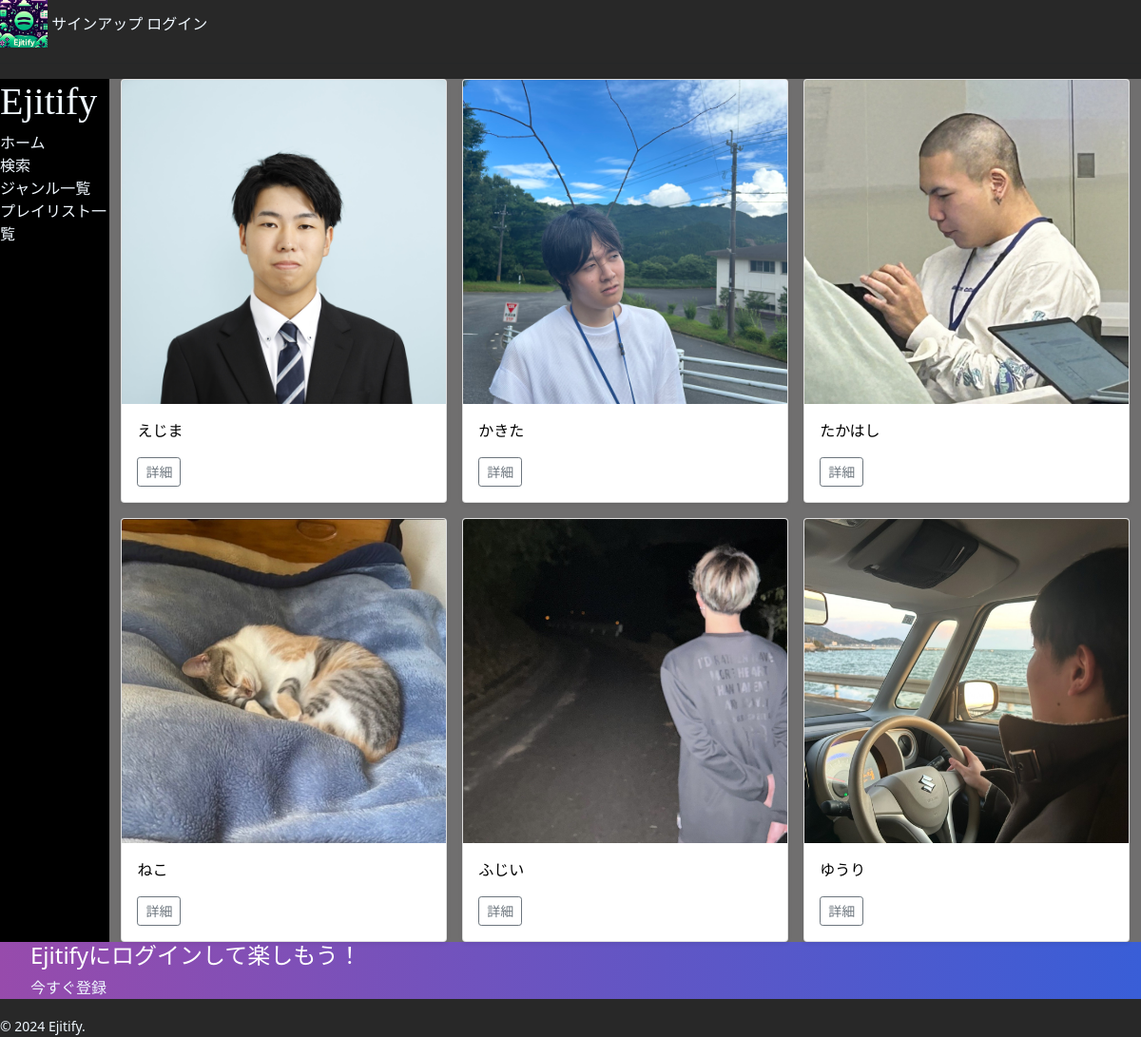
The page / on the database its author committed.
### Ejitify/models.py (models this page shows, shortened)
class PhotoArtist(models.Model):
        user = models.ForeignKey(settings.AUTH_USER_MODEL, verbose_name='ユーザー', on_delete=models.CASCADE)  # 修正
        category = models.ForeignKey(
            Category,
            verbose_name='ジャンル',
            on_delete=models.PROTECT
        )
        artist_name = models.CharField(
            verbose_name='アーティスト名',
            max_length=200
        )
        comment = models.TextField(
            verbose_name='説明',
        )
        image1 = models.ImageField(
            verbose_name='アーティスト写真小',
            upload_to='photos'
        )
        image2 = models.ImageField(
            verbose_name='アーティスト写真大',
            upload_to='photos',
            blank=True,
            null=True
        )

### Ejitify/views.py (the view)
# urls.py: path('', views.IndexView.as_view(), name='index'),
class IndexView(ListView):
    template_name = 'index.html'
    queryset = PhotoArtist.objects.order_by('artist_name')

### Ejitify/templates/index.html (shortened to what this page needs)
{% extends 'base.html' %}
{% load static %}
{% block content %}
<div class="container" id='artist'>
    <div class="row row-cols-1 row-cols-sm-2 row-cols-md-3 g-3">
        {% for record in object_list %}
        <div class="col">
            <div class="card shadow-sm">
                <img src="{{ record.image1.url }}" class="bd-placeholder-img card-img-top"
                    xmlns="http://www.w3.org/2000/svg" role="img" aria-label="Placeholder: Thumbnail"
                    preserveAspectRatio="xMidYMid slice" focusable="false">
                <rect width="100%" height="100%" fill="#55595c" />
                <div class="card-body">
                    <p class="card-text" style="color: black;">
                        {{record.artist_name}}
                    </p>
                    <div class="d-flex justify-content-between align-items-center">
                        <div class="btn-group">
                            <button type="button" class="btn btn-sm btn-outline-secondary"
                                onclick="location.href='{% url 'Ejitify:artist' record.id %}'">詳細</button>
                        </div>
                    </div>
                </div>
            </div>
        </div>
        {% endfor %}
    </div>
</div>
</article>
{% endblock %}

### Ejitify/templates/base.html (shortened to what this page needs)
{% load static %}
<!DOCTYPE html>
<html lang="ja">
<head>
    <link href="https://cdn.jsdelivr.net/npm/bootstrap@5.0.2/dist/css/bootstrap.min.css" rel="stylesheet"
>
    <link rel="stylesheet" href="{% static 'style.css' %}">
</head>
<body>
    <header>
        <p class="left-content"><a href="{% url 'Ejitify:index' %}"><img src="{% static 'icon.png' %}" alt="Ejitify"
                    class="icon"></a></p>
        {% if user.is_authenticated %}
        <p class="right-content"><a href="{% url 'accounts:logout' %}">ログアウト</a></p>
        {% else %}
        <p class="right-content"><a href="{% url 'accounts:signup' %}">サインアップ</a></p>
        <p class="right-content"><a href="{% url 'accounts:login' %}">ログイン</a></p>
        {% endif %}
    </header>
    <hr>
    <article>
        <div class="sidebar" style="font-family: Franklin Gothic">
            <h1><a href="{% url 'Ejitify:index' %}">Ejitify</a></h1>
            <a href="{% url 'Ejitify:index' %}">ホーム</a>
            <a href="{% url 'Ejitify:search' %}">検索</a>
            <a href="{% url 'Ejitify:genre' %}">ジャンル一覧</a>
            <a href="{% url 'Ejitify:playlist_list' %}">プレイリスト一覧</a>
        </div>
        {% block content %}{% endblock %}
        {% if user.is_authenticated %}
        <div id="footer_nav">
            <ul>
                <h4 style="color: white;">登録ありがとうございます！</h4>
                <a href="{% url 'accounts:logout' %}">ログアウトはこちら</a>
            </ul>
        </div>
        {% else %}
        <div id="footer_nav">
            <ul>
                <h4 style="color: white;">Ejitifyにログインして楽しもう！</h4>
                <a href="{% url 'accounts:signup' %}">今すぐ登録</a>
            </ul>
        </div>
        {% endif %}
        <div id="copy">
            <small>&copy; 2024 Ejitify.</small>
        </div>
</body>
</html>

### static/style.css (style rules this page uses)
body { background-color: rgb(40, 40, 40); }
.left-content { display: inline; text-align: left; margin: 10px 0 0; font-size: 24px; }
.right-content { display: inline; text-align: right; margin: 10px 0 0; }
.sidebar { float: left; background-color: black; }
article { display: flex; }
#artist { background-color: rgb(112, 111, 111); color: aliceblue; width: 100%; margin-right: 0%; }
a { color: aliceblue; text-decoration: none; }
#footer_nav { background: linear-gradient(to right, #974bac, #395ed7); }
.icon { width: 50px; height: auto; }
#copy { color: aliceblue; }

### rows shown on the page
PhotoArtist: image1 (picture), artist_name "えじま"
PhotoArtist: image1 (picture), artist_name "かきた"
PhotoArtist: image1 (picture), artist_name "たかはし"
PhotoArtist: image1 (picture), artist_name "ねこ"
PhotoArtist: image1 (picture), artist_name "ふじい"
PhotoArtist: image1 (picture), artist_name "ゆうり"
